Frame 1 (no input): blank canvas, image omitted
Frame 60 (the mouse pressed at the canvas centre just before this capture): blank canvas, image omitted
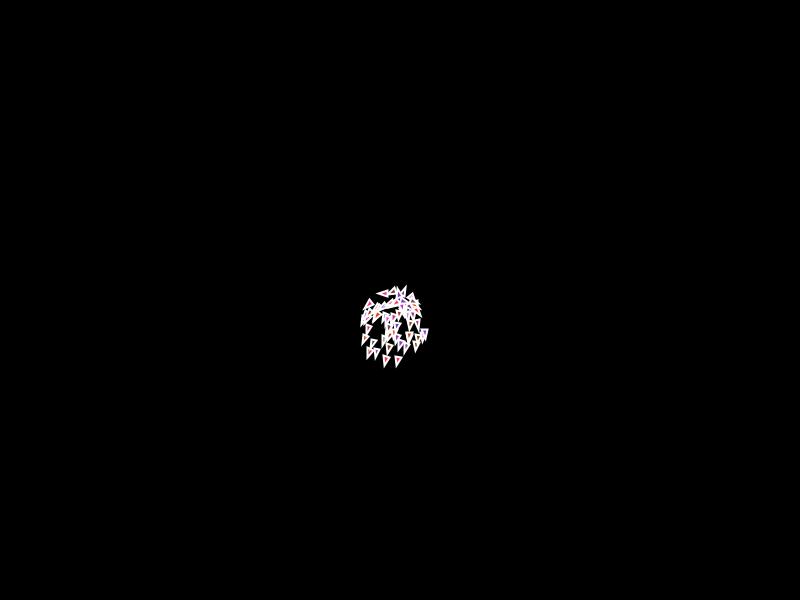
Frame 120 (the mouse held since frame 60 and released just before this capture)

The Processing sketch whose frames 1 and 60 were blank and that drew this single picture after the mouse press (run headless with seeded random() and noise(); from frame 60 on, the mouse is pressed at the canvas centre):

// Processing sketch: ejemploFlocking
// ── ejemploFlocking.pde
ArrayList<Vehicle> vehicles;

void setup() {
  size(800, 600);
  vehicles = new ArrayList();
  background(0);
}

void draw() {
  background(0);
  for (Vehicle v : vehicles) {
    v.flock(vehicles);
    v.update();
    v.borders();
    v.display();
  }
  if (mousePressed) {
    Vehicle v = new Vehicle(mouseX, mouseY, PVector.random2D(), 1, 0.05);
    vehicles.add(v);
  }
}

// ── Vehicle.pde
class Vehicle {
  PVector pos;
  PVector vel;
  PVector acc;
  float mass = 1;
  float r = 3;
  float maxSpeed;
  float maxForce;
  float alignmentDistance;
  float alignmentRatio;
  float separationDistance;
  float separationRatio;
  float cohesionDistance;
  float cohesionRatio;

  color c;
  boolean debug = false;

  Vehicle(float x, float y, PVector vel, float maxSpeed, float maxForce) {
    pos = new PVector(x, y);
    this.vel = vel;
    acc = new PVector(0, 0);
    this.maxSpeed = maxSpeed;
    this.maxForce = maxForce;
    separationDistance = 50;
    separationRatio = 1;
    alignmentDistance = 70;
    alignmentRatio = 1;
    cohesionDistance = 70;
    cohesionRatio = 1;
    c = color(random(100, 255), 58, random(0, 255));
  }
  void update() {
    vel.add(acc);
    vel.limit(maxSpeed);
    pos.add(vel);
    acc.mult(0);
  }
  void applyForce(PVector force) {
    PVector f = PVector.div(force, mass);
    acc.add(f);
  }
  void seek(PVector target) {
    PVector desired = PVector.sub(target, pos);
    desired.setMag(maxSpeed);
    PVector steering = PVector.sub(desired, vel);
    steering.limit(maxForce);
    applyForce(steering);
  }
  void display() {
    float ang = vel.heading();
    stroke(255);
    strokeWeight(2);
    fill(c);
    pushMatrix();
    translate(pos.x, pos.y);
    rotate(ang);
    beginShape();
    vertex(r * 3, 0);
    vertex(0, -r);
    vertex(0, r);
    endShape(CLOSE);
    if (debug) {
      noFill();
      strokeWeight(1);
      stroke(255, 0, 0, 100);
      ellipse(0, 0, cohesionDistance * 2, cohesionDistance * 2);
      stroke(0, 255, 0, 100);
      ellipse(0, 0, alignmentDistance * 2, alignmentDistance * 2);
      stroke(128, 128, 255, 100);
      ellipse(0, 0, separationDistance * 2, separationDistance * 2);      
    }
    popMatrix();
  }
  void borders() {
    pos.x = (pos.x + width) % width;
    pos.y = (pos.y + height) % height;
  }
  void align(ArrayList<Vehicle> vehicles) {
    PVector average = new PVector(0, 0);
    int count = 0;
    for (Vehicle v : vehicles) {
      float d = PVector.dist(pos, v.pos);
      if (this != v && d < alignmentDistance) {
        average.add(v.vel);
        count++;
      }
    }
    if (count > 0) {
      average.div(count);
      average.setMag(alignmentRatio);
      average.limit(maxForce);
      applyForce(average);
    }
  }
  void separate(ArrayList<Vehicle> vehicles) {
    PVector average = new PVector(0, 0);
    int count = 0;
    for (Vehicle v : vehicles) {
      float d = PVector.dist(pos, v.pos);
      if (this != v && d < separationDistance) {
        PVector difference = PVector.sub(pos, v.pos);
        difference.normalize();
        difference.div(d);
        average.add(difference);
        count++;
      }
    }
    if (count > 0) {
      average.div(count);
      average.setMag(separationRatio);
      average.limit(maxForce);
      applyForce(average);
    }
  }
  void cohere(ArrayList<Vehicle> vehicles) {
    PVector center = new PVector(0, 0);
    int count = 0;
    for (Vehicle v : vehicles) {
      float d = PVector.dist(pos, v.pos);
      if (this != v && d < cohesionDistance) {
        center.add(v.pos);
        count++;
      }
    }
    if (count > 0) {
      center.div(count);
      PVector force = center.sub(pos);
      force.setMag(cohesionRatio);
      force.limit(maxForce);
      applyForce(force);
    }
  }
  void flock(ArrayList<Vehicle> vehicles) {
    separate(vehicles);
    align(vehicles);
    cohere(vehicles);
  }
}
